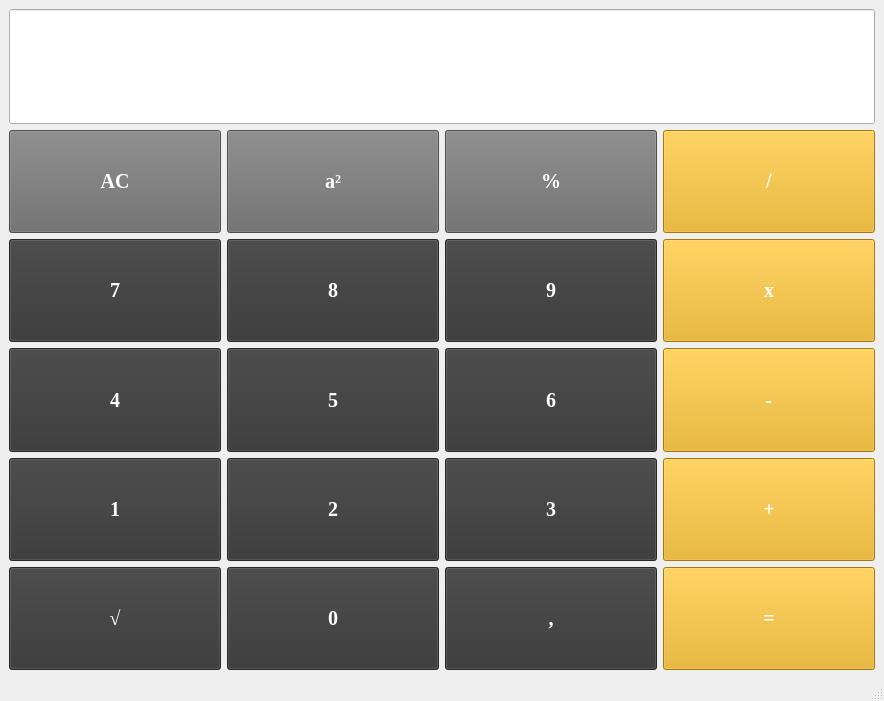
<?xml version="1.0" encoding="UTF-8"?>
<ui version="4.0">
 <class>MainWindow</class>
 <widget class="QMainWindow" name="MainWindow">
  <property name="geometry">
   <rect>
    <x>0</x>
    <y>0</y>
    <width>884</width>
    <height>701</height>
   </rect>
  </property>
  <property name="windowTitle">
   <string>MainWindow</string>
  </property>
  <widget class="QWidget" name="centralwidget">
   <layout class="QGridLayout" name="gridLayout_3">
    <item row="0" column="0">
     <layout class="QVBoxLayout" name="verticalLayout">
      <item>
       <widget class="QLineEdit" name="lineEdit">
        <property name="minimumSize">
         <size>
          <width>0</width>
          <height>115</height>
         </size>
        </property>
        <property name="font">
         <font>
          <pointsize>25</pointsize>
         </font>
        </property>
        <property name="text">
         <string/>
        </property>
        <property name="alignment">
         <set>Qt::AlignRight|Qt::AlignTrailing|Qt::AlignVCenter</set>
        </property>
        <property name="readOnly">
         <bool>false</bool>
        </property>
       </widget>
      </item>
      <item>
       <layout class="QGridLayout" name="gridLayout">
        <item row="0" column="1">
         <widget class="QPushButton" name="pushButton_sqr">
          <property name="sizePolicy">
           <sizepolicy hsizetype="Minimum" vsizetype="Expanding">
            <horstretch>0</horstretch>
            <verstretch>0</verstretch>
           </sizepolicy>
          </property>
          <property name="font">
           <font>
            <family>Times New Roman</family>
            <pointsize>15</pointsize>
            <weight>75</weight>
            <bold>true</bold>
           </font>
          </property>
          <property name="styleSheet">
           <string notr="true">background-color: rgb(107, 107, 107);
color: rgb(255, 255, 255)</string>
          </property>
          <property name="text">
           <string>a²</string>
          </property>
         </widget>
        </item>
        <item row="4" column="3">
         <widget class="QPushButton" name="pushButton_mul">
          <property name="sizePolicy">
           <sizepolicy hsizetype="Minimum" vsizetype="Expanding">
            <horstretch>0</horstretch>
            <verstretch>0</verstretch>
           </sizepolicy>
          </property>
          <property name="font">
           <font>
            <family>Times New Roman</family>
            <pointsize>15</pointsize>
            <weight>75</weight>
            <bold>true</bold>
           </font>
          </property>
          <property name="styleSheet">
           <string notr="true">background-color: rgb(231, 170, 13);
color: rgb(255, 255, 255);</string>
          </property>
          <property name="text">
           <string>x</string>
          </property>
         </widget>
        </item>
        <item row="4" column="0">
         <widget class="QPushButton" name="pushButton_7">
          <property name="sizePolicy">
           <sizepolicy hsizetype="Minimum" vsizetype="Expanding">
            <horstretch>0</horstretch>
            <verstretch>0</verstretch>
           </sizepolicy>
          </property>
          <property name="font">
           <font>
            <family>Times New Roman</family>
            <pointsize>15</pointsize>
            <weight>75</weight>
            <bold>true</bold>
           </font>
          </property>
          <property name="styleSheet">
           <string notr="true">background-color: rgb(54, 54, 54);
color: rgb(255, 255, 255)</string>
          </property>
          <property name="text">
           <string>7</string>
          </property>
         </widget>
        </item>
        <item row="8" column="2">
         <widget class="QPushButton" name="pushButton_3">
          <property name="sizePolicy">
           <sizepolicy hsizetype="Minimum" vsizetype="Expanding">
            <horstretch>0</horstretch>
            <verstretch>0</verstretch>
           </sizepolicy>
          </property>
          <property name="font">
           <font>
            <family>Times New Roman</family>
            <pointsize>15</pointsize>
            <weight>75</weight>
            <bold>true</bold>
           </font>
          </property>
          <property name="styleSheet">
           <string notr="true">background-color: rgb(54, 54, 54);
color: rgb(255, 255, 255)</string>
          </property>
          <property name="text">
           <string>3</string>
          </property>
         </widget>
        </item>
        <item row="5" column="2">
         <widget class="QPushButton" name="pushButton_6">
          <property name="sizePolicy">
           <sizepolicy hsizetype="Minimum" vsizetype="Expanding">
            <horstretch>0</horstretch>
            <verstretch>0</verstretch>
           </sizepolicy>
          </property>
          <property name="font">
           <font>
            <family>Times New Roman</family>
            <pointsize>15</pointsize>
            <weight>75</weight>
            <bold>true</bold>
           </font>
          </property>
          <property name="styleSheet">
           <string notr="true">background-color: rgb(54, 54, 54);
color: rgb(255, 255, 255)</string>
          </property>
          <property name="text">
           <string>6</string>
          </property>
         </widget>
        </item>
        <item row="5" column="1">
         <widget class="QPushButton" name="pushButton_5">
          <property name="sizePolicy">
           <sizepolicy hsizetype="Minimum" vsizetype="Expanding">
            <horstretch>0</horstretch>
            <verstretch>0</verstretch>
           </sizepolicy>
          </property>
          <property name="font">
           <font>
            <family>Times New Roman</family>
            <pointsize>15</pointsize>
            <weight>75</weight>
            <bold>true</bold>
           </font>
          </property>
          <property name="styleSheet">
           <string notr="true">background-color: rgb(54, 54, 54);
color: rgb(255, 255, 255)</string>
          </property>
          <property name="text">
           <string>5</string>
          </property>
         </widget>
        </item>
        <item row="5" column="3">
         <widget class="QPushButton" name="pushButton_minus">
          <property name="sizePolicy">
           <sizepolicy hsizetype="Minimum" vsizetype="Expanding">
            <horstretch>0</horstretch>
            <verstretch>0</verstretch>
           </sizepolicy>
          </property>
          <property name="font">
           <font>
            <family>Times New Roman</family>
            <pointsize>15</pointsize>
            <weight>75</weight>
            <bold>true</bold>
           </font>
          </property>
          <property name="styleSheet">
           <string notr="true">background-color: rgb(231, 170, 13);
color: rgb(255, 255, 255);</string>
          </property>
          <property name="text">
           <string>-</string>
          </property>
         </widget>
        </item>
        <item row="4" column="1">
         <widget class="QPushButton" name="pushButton_8">
          <property name="sizePolicy">
           <sizepolicy hsizetype="Minimum" vsizetype="Expanding">
            <horstretch>0</horstretch>
            <verstretch>0</verstretch>
           </sizepolicy>
          </property>
          <property name="font">
           <font>
            <family>Times New Roman</family>
            <pointsize>15</pointsize>
            <weight>75</weight>
            <bold>true</bold>
           </font>
          </property>
          <property name="styleSheet">
           <string notr="true">background-color: rgb(54, 54, 54);
color: rgb(255, 255, 255)</string>
          </property>
          <property name="text">
           <string>8</string>
          </property>
         </widget>
        </item>
        <item row="0" column="0">
         <widget class="QPushButton" name="pushButton_clear">
          <property name="sizePolicy">
           <sizepolicy hsizetype="Minimum" vsizetype="Expanding">
            <horstretch>0</horstretch>
            <verstretch>0</verstretch>
           </sizepolicy>
          </property>
          <property name="font">
           <font>
            <family>Times New Roman</family>
            <pointsize>15</pointsize>
            <weight>75</weight>
            <bold>true</bold>
           </font>
          </property>
          <property name="styleSheet">
           <string notr="true">background-color: rgb(107, 107, 107);
color: rgb(255, 255, 255)</string>
          </property>
          <property name="text">
           <string>AC</string>
          </property>
         </widget>
        </item>
        <item row="0" column="2">
         <widget class="QPushButton" name="pushButton_procent">
          <property name="sizePolicy">
           <sizepolicy hsizetype="Minimum" vsizetype="Expanding">
            <horstretch>0</horstretch>
            <verstretch>0</verstretch>
           </sizepolicy>
          </property>
          <property name="font">
           <font>
            <family>Times New Roman</family>
            <pointsize>15</pointsize>
            <weight>75</weight>
            <bold>true</bold>
           </font>
          </property>
          <property name="styleSheet">
           <string notr="true">background-color: rgb(107, 107, 107);
color: rgb(255, 255, 255)</string>
          </property>
          <property name="text">
           <string>%</string>
          </property>
         </widget>
        </item>
        <item row="8" column="1">
         <widget class="QPushButton" name="pushButton_2">
          <property name="sizePolicy">
           <sizepolicy hsizetype="Minimum" vsizetype="Expanding">
            <horstretch>0</horstretch>
            <verstretch>0</verstretch>
           </sizepolicy>
          </property>
          <property name="font">
           <font>
            <family>Times New Roman</family>
            <pointsize>15</pointsize>
            <weight>75</weight>
            <bold>true</bold>
           </font>
          </property>
          <property name="styleSheet">
           <string notr="true">background-color: rgb(54, 54, 54);
color: rgb(255, 255, 255)</string>
          </property>
          <property name="text">
           <string>2</string>
          </property>
         </widget>
        </item>
        <item row="9" column="1">
         <widget class="QPushButton" name="pushButton_0">
          <property name="sizePolicy">
           <sizepolicy hsizetype="Minimum" vsizetype="Expanding">
            <horstretch>0</horstretch>
            <verstretch>0</verstretch>
           </sizepolicy>
          </property>
          <property name="font">
           <font>
            <family>Times New Roman</family>
            <pointsize>15</pointsize>
            <weight>75</weight>
            <bold>true</bold>
           </font>
          </property>
          <property name="styleSheet">
           <string notr="true">background-color: rgb(54, 54, 54);
color: rgb(255, 255, 255)</string>
          </property>
          <property name="text">
           <string>0</string>
          </property>
         </widget>
        </item>
        <item row="9" column="2">
         <widget class="QPushButton" name="pushButton_dot">
          <property name="sizePolicy">
           <sizepolicy hsizetype="Minimum" vsizetype="Expanding">
            <horstretch>0</horstretch>
            <verstretch>0</verstretch>
           </sizepolicy>
          </property>
          <property name="font">
           <font>
            <family>Times New Roman</family>
            <pointsize>15</pointsize>
            <weight>75</weight>
            <bold>true</bold>
           </font>
          </property>
          <property name="styleSheet">
           <string notr="true">background-color: rgb(54, 54, 54);
color: rgb(255, 255, 255)</string>
          </property>
          <property name="text">
           <string>,</string>
          </property>
         </widget>
        </item>
        <item row="5" column="0">
         <widget class="QPushButton" name="pushButton_4">
          <property name="sizePolicy">
           <sizepolicy hsizetype="Minimum" vsizetype="Expanding">
            <horstretch>0</horstretch>
            <verstretch>0</verstretch>
           </sizepolicy>
          </property>
          <property name="font">
           <font>
            <family>Times New Roman</family>
            <pointsize>15</pointsize>
            <weight>75</weight>
            <bold>true</bold>
           </font>
          </property>
          <property name="styleSheet">
           <string notr="true">background-color: rgb(54, 54, 54);
color: rgb(255, 255, 255)</string>
          </property>
          <property name="text">
           <string>4</string>
          </property>
         </widget>
        </item>
        <item row="8" column="3">
         <widget class="QPushButton" name="pushButton_plus">
          <property name="sizePolicy">
           <sizepolicy hsizetype="Minimum" vsizetype="Expanding">
            <horstretch>0</horstretch>
            <verstretch>0</verstretch>
           </sizepolicy>
          </property>
          <property name="font">
           <font>
            <family>Times New Roman</family>
            <pointsize>15</pointsize>
            <weight>75</weight>
            <bold>true</bold>
           </font>
          </property>
          <property name="styleSheet">
           <string notr="true">background-color: rgb(231, 170, 13);
color: rgb(255, 255, 255);</string>
          </property>
          <property name="text">
           <string>+</string>
          </property>
         </widget>
        </item>
        <item row="0" column="3">
         <widget class="QPushButton" name="pushButton_div">
          <property name="sizePolicy">
           <sizepolicy hsizetype="Minimum" vsizetype="Expanding">
            <horstretch>0</horstretch>
            <verstretch>0</verstretch>
           </sizepolicy>
          </property>
          <property name="font">
           <font>
            <family>Times New Roman</family>
            <pointsize>15</pointsize>
            <weight>75</weight>
            <bold>true</bold>
           </font>
          </property>
          <property name="styleSheet">
           <string notr="true">background-color: rgb(231, 170, 13);
color: rgb(255, 255, 255);</string>
          </property>
          <property name="text">
           <string>/</string>
          </property>
         </widget>
        </item>
        <item row="9" column="3">
         <widget class="QPushButton" name="pushButton_equal">
          <property name="sizePolicy">
           <sizepolicy hsizetype="Minimum" vsizetype="Expanding">
            <horstretch>0</horstretch>
            <verstretch>0</verstretch>
           </sizepolicy>
          </property>
          <property name="font">
           <font>
            <family>Times New Roman</family>
            <pointsize>15</pointsize>
            <weight>75</weight>
            <bold>true</bold>
           </font>
          </property>
          <property name="styleSheet">
           <string notr="true">background-color: rgb(231, 170, 13);
color: rgb(255, 255, 255);</string>
          </property>
          <property name="text">
           <string>=</string>
          </property>
         </widget>
        </item>
        <item row="9" column="0">
         <widget class="QPushButton" name="pushButton_root">
          <property name="sizePolicy">
           <sizepolicy hsizetype="Minimum" vsizetype="Expanding">
            <horstretch>0</horstretch>
            <verstretch>0</verstretch>
           </sizepolicy>
          </property>
          <property name="font">
           <font>
            <family>Times New Roman</family>
            <pointsize>15</pointsize>
            <weight>75</weight>
            <bold>true</bold>
           </font>
          </property>
          <property name="styleSheet">
           <string notr="true">background-color: rgb(54, 54, 54);
color: rgb(255, 255, 255)</string>
          </property>
          <property name="text">
           <string>√</string>
          </property>
         </widget>
        </item>
        <item row="4" column="2">
         <widget class="QPushButton" name="pushButton_9">
          <property name="sizePolicy">
           <sizepolicy hsizetype="Minimum" vsizetype="Expanding">
            <horstretch>0</horstretch>
            <verstretch>0</verstretch>
           </sizepolicy>
          </property>
          <property name="font">
           <font>
            <family>Times New Roman</family>
            <pointsize>15</pointsize>
            <weight>75</weight>
            <bold>true</bold>
           </font>
          </property>
          <property name="styleSheet">
           <string notr="true">background-color: rgb(54, 54, 54);
color: rgb(255, 255, 255)
</string>
          </property>
          <property name="text">
           <string>9</string>
          </property>
         </widget>
        </item>
        <item row="8" column="0">
         <widget class="QPushButton" name="pushButton_1">
          <property name="sizePolicy">
           <sizepolicy hsizetype="Minimum" vsizetype="Expanding">
            <horstretch>0</horstretch>
            <verstretch>0</verstretch>
           </sizepolicy>
          </property>
          <property name="font">
           <font>
            <family>Times New Roman</family>
            <pointsize>15</pointsize>
            <weight>75</weight>
            <bold>true</bold>
           </font>
          </property>
          <property name="styleSheet">
           <string notr="true">background-color: rgb(54, 54, 54);
color: rgb(255, 255, 255)</string>
          </property>
          <property name="text">
           <string>1</string>
          </property>
         </widget>
        </item>
       </layout>
      </item>
     </layout>
    </item>
   </layout>
  </widget>
  <widget class="QMenuBar" name="menubar">
   <property name="geometry">
    <rect>
     <x>0</x>
     <y>0</y>
     <width>884</width>
     <height>25</height>
    </rect>
   </property>
  </widget>
  <widget class="QStatusBar" name="statusbar"/>
 </widget>
 <resources/>
 <connections>
  <connection>
   <sender>pushButton_dot</sender>
   <signal>clicked()</signal>
   <receiver>MainWindow</receiver>
   <slot>dot()</slot>
   <hints>
    <hint type="sourcelabel">
     <x>478</x>
     <y>757</y>
    </hint>
    <hint type="destinationlabel">
     <x>558</x>
     <y>416</y>
    </hint>
   </hints>
  </connection>
  <connection>
   <sender>pushButton_minus</sender>
   <signal>clicked(bool)</signal>
   <receiver>MainWindow</receiver>
   <slot>subtraction()</slot>
   <hints>
    <hint type="sourcelabel">
     <x>725</x>
     <y>459</y>
    </hint>
    <hint type="destinationlabel">
     <x>614</x>
     <y>373</y>
    </hint>
   </hints>
  </connection>
  <connection>
   <sender>pushButton_div</sender>
   <signal>clicked()</signal>
   <receiver>MainWindow</receiver>
   <slot>division()</slot>
   <hints>
    <hint type="sourcelabel">
     <x>749</x>
     <y>198</y>
    </hint>
    <hint type="destinationlabel">
     <x>614</x>
     <y>235</y>
    </hint>
   </hints>
  </connection>
  <connection>
   <sender>pushButton_procent</sender>
   <signal>clicked()</signal>
   <receiver>MainWindow</receiver>
   <slot>procent()</slot>
   <hints>
    <hint type="sourcelabel">
     <x>504</x>
     <y>198</y>
    </hint>
    <hint type="destinationlabel">
     <x>614</x>
     <y>97</y>
    </hint>
   </hints>
  </connection>
  <connection>
   <sender>pushButton_sqr</sender>
   <signal>clicked()</signal>
   <receiver>MainWindow</receiver>
   <slot>square()</slot>
   <hints>
    <hint type="sourcelabel">
     <x>303</x>
     <y>198</y>
    </hint>
    <hint type="destinationlabel">
     <x>505</x>
     <y>0</y>
    </hint>
   </hints>
  </connection>
  <connection>
   <sender>pushButton_7</sender>
   <signal>clicked()</signal>
   <receiver>MainWindow</receiver>
   <slot>add7()</slot>
   <hints>
    <hint type="sourcelabel">
     <x>146</x>
     <y>310</y>
    </hint>
    <hint type="destinationlabel">
     <x>0</x>
     <y>316</y>
    </hint>
   </hints>
  </connection>
  <connection>
   <sender>pushButton_1</sender>
   <signal>clicked()</signal>
   <receiver>MainWindow</receiver>
   <slot>add1()</slot>
   <hints>
    <hint type="sourcelabel">
     <x>152</x>
     <y>608</y>
    </hint>
    <hint type="destinationlabel">
     <x>72</x>
     <y>416</y>
    </hint>
   </hints>
  </connection>
  <connection>
   <sender>pushButton_2</sender>
   <signal>clicked(bool)</signal>
   <receiver>MainWindow</receiver>
   <slot>add2()</slot>
   <hints>
    <hint type="sourcelabel">
     <x>283</x>
     <y>608</y>
    </hint>
    <hint type="destinationlabel">
     <x>418</x>
     <y>416</y>
    </hint>
   </hints>
  </connection>
  <connection>
   <sender>pushButton_3</sender>
   <signal>clicked()</signal>
   <receiver>MainWindow</receiver>
   <slot>add3()</slot>
   <hints>
    <hint type="sourcelabel">
     <x>481</x>
     <y>608</y>
    </hint>
    <hint type="destinationlabel">
     <x>578</x>
     <y>416</y>
    </hint>
   </hints>
  </connection>
  <connection>
   <sender>pushButton_6</sender>
   <signal>clicked(bool)</signal>
   <receiver>MainWindow</receiver>
   <slot>add6()</slot>
   <hints>
    <hint type="sourcelabel">
     <x>473</x>
     <y>459</y>
    </hint>
    <hint type="destinationlabel">
     <x>614</x>
     <y>416</y>
    </hint>
   </hints>
  </connection>
  <connection>
   <sender>pushButton_9</sender>
   <signal>clicked()</signal>
   <receiver>MainWindow</receiver>
   <slot>add9()</slot>
   <hints>
    <hint type="sourcelabel">
     <x>482</x>
     <y>310</y>
    </hint>
    <hint type="destinationlabel">
     <x>614</x>
     <y>0</y>
    </hint>
   </hints>
  </connection>
  <connection>
   <sender>pushButton_8</sender>
   <signal>clicked()</signal>
   <receiver>MainWindow</receiver>
   <slot>add8()</slot>
   <hints>
    <hint type="sourcelabel">
     <x>291</x>
     <y>310</y>
    </hint>
    <hint type="destinationlabel">
     <x>427</x>
     <y>0</y>
    </hint>
   </hints>
  </connection>
  <connection>
   <sender>pushButton_5</sender>
   <signal>clicked()</signal>
   <receiver>MainWindow</receiver>
   <slot>add5()</slot>
   <hints>
    <hint type="sourcelabel">
     <x>286</x>
     <y>459</y>
    </hint>
    <hint type="destinationlabel">
     <x>428</x>
     <y>416</y>
    </hint>
   </hints>
  </connection>
  <connection>
   <sender>pushButton_4</sender>
   <signal>clicked()</signal>
   <receiver>MainWindow</receiver>
   <slot>add4()</slot>
   <hints>
    <hint type="sourcelabel">
     <x>86</x>
     <y>459</y>
    </hint>
    <hint type="destinationlabel">
     <x>57</x>
     <y>416</y>
    </hint>
   </hints>
  </connection>
  <connection>
   <sender>pushButton_0</sender>
   <signal>clicked()</signal>
   <receiver>MainWindow</receiver>
   <slot>add0()</slot>
   <hints>
    <hint type="sourcelabel">
     <x>282</x>
     <y>757</y>
    </hint>
    <hint type="destinationlabel">
     <x>323</x>
     <y>416</y>
    </hint>
   </hints>
  </connection>
  <connection>
   <sender>pushButton_clear</sender>
   <signal>clicked()</signal>
   <receiver>MainWindow</receiver>
   <slot>delete_all()</slot>
   <hints>
    <hint type="sourcelabel">
     <x>103</x>
     <y>194</y>
    </hint>
    <hint type="destinationlabel">
     <x>0</x>
     <y>184</y>
    </hint>
   </hints>
  </connection>
  <connection>
   <sender>pushButton_plus</sender>
   <signal>clicked(bool)</signal>
   <receiver>MainWindow</receiver>
   <slot>addition()</slot>
   <hints>
    <hint type="sourcelabel">
     <x>722</x>
     <y>608</y>
    </hint>
    <hint type="destinationlabel">
     <x>614</x>
     <y>416</y>
    </hint>
   </hints>
  </connection>
  <connection>
   <sender>pushButton_equal</sender>
   <signal>clicked()</signal>
   <receiver>MainWindow</receiver>
   <slot>equality()</slot>
   <hints>
    <hint type="sourcelabel">
     <x>721</x>
     <y>757</y>
    </hint>
    <hint type="destinationlabel">
     <x>614</x>
     <y>416</y>
    </hint>
   </hints>
  </connection>
  <connection>
   <sender>pushButton_mul</sender>
   <signal>clicked()</signal>
   <receiver>MainWindow</receiver>
   <slot>multiply()</slot>
   <hints>
    <hint type="sourcelabel">
     <x>775</x>
     <y>369</y>
    </hint>
    <hint type="destinationlabel">
     <x>899</x>
     <y>155</y>
    </hint>
   </hints>
  </connection>
  <connection>
   <sender>pushButton_root</sender>
   <signal>clicked()</signal>
   <receiver>MainWindow</receiver>
   <slot>root()</slot>
   <hints>
    <hint type="sourcelabel">
     <x>154</x>
     <y>790</y>
    </hint>
    <hint type="destinationlabel">
     <x>144</x>
     <y>908</y>
    </hint>
   </hints>
  </connection>
 </connections>
 <slots>
  <slot>add0()</slot>
  <slot>add1()</slot>
  <slot>add2()</slot>
  <slot>add3()</slot>
  <slot>add4()</slot>
  <slot>add5()</slot>
  <slot>add6()</slot>
  <slot>add7()</slot>
  <slot>add8()</slot>
  <slot>add9()</slot>
  <slot>multiply()</slot>
  <slot>addition()</slot>
  <slot>subtraction()</slot>
  <slot>division()</slot>
  <slot>equality()</slot>
  <slot>procent()</slot>
  <slot>square()</slot>
  <slot>delete_all()</slot>
  <slot>dot()</slot>
  <slot>root()</slot>
 </slots>
</ui>
